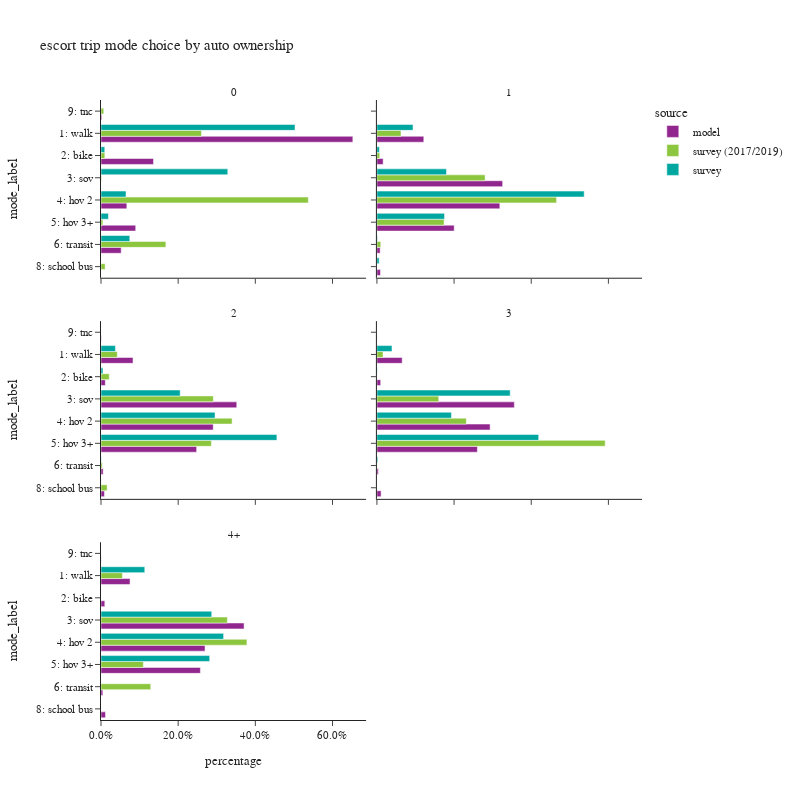

Notebook cell for this chart:
### Code cell
plot_mode_choice(es_trip.loc[es_trip['auto_ownership_4+']!="-1"],
                 "auto_ownership_4+",
                 {"auto_ownership_4+":["0","1","2","3","4+"],
                  "mode_label":["1: walk","2: bike","3: sov","4: hov 2","5: hov 3+","6: transit",
                                   "8: school bus","9: other–survey only"]},
                 "auto ownership",2,800)

### Figure 1 — Plotly figure (JSON) as saved in the notebook; plotly's stock layout.template omitted (floating-point values rounded to 4 significant figures)
{"data": [{"alignmentgroup": "True", "customdata": [[312], [65], [32], [43], [25], [1]], "hovertemplate": "source=model<br>auto_ownership_4+=0<br>percentage=%{x}<br>mode_label=%{y}<br>sample count=%{customdata[0]}<extra></extra>", "legendgroup": "model", "marker": {"color": "#91268F", "pattern": {"shape": ""}}, "name": "model", "offsetgroup": "model", "orientation": "h", "showlegend": true, "textposition": "auto", "type": "bar", "x": [0.6527, 0.136, 0.06695, 0.08996, 0.0523, 0.002092], "xaxis": "x5", "y": ["1: walk", "2: bike", "4: hov 2", "5: hov 3+", "6: transit", "9: tnc"], "yaxis": "y5"}, {"alignmentgroup": "True", "customdata": [[421], [56], [1129], [1104], [694], [29], [32]], "hovertemplate": "source=model<br>auto_ownership_4+=1<br>percentage=%{x}<br>mode_label=%{y}<br>sample count=%{customdata[0]}<extra></extra>", "legendgroup": "model", "marker": {"color": "#91268F", "pattern": {"shape": ""}}, "name": "model", "offsetgroup": "model", "orientation": "h", "showlegend": false, "textposition": "auto", "type": "bar", "x": [0.1215, 0.01616, 0.3258, 0.3186, 0.2003, 0.008369, 0.009235], "xaxis": "x6", "y": ["1: walk", "2: bike", "3: sov", "4: hov 2", "5: hov 3+", "6: transit", "8: school bus"], "yaxis": "y6"}, {"alignmentgroup": "True", "customdata": [[697], [94], [2954], [2442], [2081], [47], [75], [6]], "hovertemplate": "source=model<br>auto_ownership_4+=2<br>percentage=%{x}<br>mode_label=%{y}<br>sample count=%{customdata[0]}<extra></extra>", "legendgroup": "model", "marker": {"color": "#91268F", "pattern": {"shape": ""}}, "name": "model", "offsetgroup": "model", "orientation": "h", "showlegend": false, "textposition": "auto", "type": "bar", "x": [0.08302, 0.0112, 0.3518, 0.2909, 0.2479, 0.005598, 0.008933, 0.0007146], "xaxis": "x3", "y": ["1: walk", "2: bike", "3: sov", "4: hov 2", "5: hov 3+", "6: transit", "8: school bus", "9: tnc"], "yaxis": "y3"}, {"alignmentgroup": "True", "customdata": [[296], [44], [1610], [1326], [1177], [16], [49], [2]], "hovertemplate": "source=model<br>auto_ownership_4+=3<br>percentage=%{x}<br>mode_label=%{y}<br>sample count=%{customdata[0]}<extra></extra>", "legendgroup": "model", "marker": {"color": "#91268F", "pattern": {"shape": ""}}, "name": "model", "offsetgroup": "model", "orientation": "h", "showlegend": false, "textposition": "auto", "type": "bar", "x": [0.06549, 0.009735, 0.3562, 0.2934, 0.2604, 0.00354, 0.01084, 0.0004425], "xaxis": "x4", "y": ["1: walk", "2: bike", "3: sov", "4: hov 2", "5: hov 3+", "6: transit", "8: school bus", "9: tnc"], "yaxis": "y4"}, {"alignmentgroup": "True", "customdata": [[206], [27], [1015], [738], [705], [13], [32], [1]], "hovertemplate": "source=model<br>auto_ownership_4+=4+<br>percentage=%{x}<br>mode_label=%{y}<br>sample count=%{customdata[0]}<extra></extra>", "legendgroup": "model", "marker": {"color": "#91268F", "pattern": {"shape": ""}}, "name": "model", "offsetgroup": "model", "orientation": "h", "showlegend": false, "textposition": "auto", "type": "bar", "x": [0.07526, 0.009865, 0.3708, 0.2696, 0.2576, 0.00475, 0.01169, 0.0003654], "xaxis": "x", "y": ["1: walk", "2: bike", "3: sov", "4: hov 2", "5: hov 3+", "6: transit", "8: school bus", "9: tnc"], "yaxis": "y"}, {"alignmentgroup": "True", "customdata": [[22], [3], [1], [3], [5], [16], [1], [2]], "hovertemplate": "source=survey (2017/2019)<br>auto_ownership_4+=0<br>percentage=%{x}<br>mode_label=%{y}<br>sample count=%{customdata[0]}<extra></extra>", "legendgroup": "survey (2017/2019)", "marker": {"color": "#8CC63E", "pattern": {"shape": ""}}, "name": "survey (2017/2019)", "offsetgroup": "survey (2017/2019)", "orientation": "h", "showlegend": true, "textposition": "auto", "type": "bar", "x": [0.2604, 0.009934, 0.001527, 0.5373, 0.004872, 0.1681, 0.0107, 0.007122], "xaxis": "x5", "y": ["1: walk", "2: bike", "3: sov", "4: hov 2", "5: hov 3+", "6: transit", "8: school bus", "9: tnc"], "yaxis": "y5"}, {"alignmentgroup": "True", "customdata": [[76], [11], [208], [308], [156], [16], [2]], "hovertemplate": "source=survey (2017/2019)<br>auto_ownership_4+=1<br>percentage=%{x}<br>mode_label=%{y}<br>sample count=%{customdata[0]}<extra></extra>", "legendgroup": "survey (2017/2019)", "marker": {"color": "#8CC63E", "pattern": {"shape": ""}}, "name": "survey (2017/2019)", "offsetgroup": "survey (2017/2019)", "orientation": "h", "showlegend": false, "textposition": "auto", "type": "bar", "x": [0.06238, 0.007341, 0.2805, 0.4657, 0.1741, 0.009974, 7.318e-05], "xaxis": "x6", "y": ["1: walk", "2: bike", "3: sov", "4: hov 2", "5: hov 3+", "6: transit", "9: tnc"], "yaxis": "y6"}, {"alignmentgroup": "True", "customdata": [[71], [16], [272], [410], [316], [17], [3]], "hovertemplate": "source=survey (2017/2019)<br>auto_ownership_4+=2<br>percentage=%{x}<br>mode_label=%{y}<br>sample count=%{customdata[0]}<extra></extra>", "legendgroup": "survey (2017/2019)", "marker": {"color": "#8CC63E", "pattern": {"shape": ""}}, "name": "survey (2017/2019)", "offsetgroup": "survey (2017/2019)", "orientation": "h", "showlegend": false, "textposition": "auto", "type": "bar", "x": [0.04227, 0.02136, 0.2911, 0.3398, 0.2862, 0.003332, 0.01594], "xaxis": "x3", "y": ["1: walk", "2: bike", "3: sov", "4: hov 2", "5: hov 3+", "6: transit", "8: school bus"], "yaxis": "y3"}, {"alignmentgroup": "True", "customdata": [[5], [65], [87], [90], [2]], "hovertemplate": "source=survey (2017/2019)<br>auto_ownership_4+=3<br>percentage=%{x}<br>mode_label=%{y}<br>sample count=%{customdata[0]}<extra></extra>", "legendgroup": "survey (2017/2019)", "marker": {"color": "#8CC63E", "pattern": {"shape": ""}}, "name": "survey (2017/2019)", "offsetgroup": "survey (2017/2019)", "orientation": "h", "showlegend": false, "textposition": "auto", "type": "bar", "x": [0.01585, 0.1603, 0.2318, 0.5916, 0.0004553], "xaxis": "x4", "y": ["1: walk", "3: sov", "4: hov 2", "5: hov 3+", "6: transit"], "yaxis": "y4"}, {"alignmentgroup": "True", "customdata": [[2], [21], [34], [12], [1]], "hovertemplate": "source=survey (2017/2019)<br>auto_ownership_4+=4+<br>percentage=%{x}<br>mode_label=%{y}<br>sample count=%{customdata[0]}<extra></extra>", "legendgroup": "survey (2017/2019)", "marker": {"color": "#8CC63E", "pattern": {"shape": ""}}, "name": "survey (2017/2019)", "offsetgroup": "survey (2017/2019)", "orientation": "h", "showlegend": false, "textposition": "auto", "type": "bar", "x": [0.05561, 0.3275, 0.3782, 0.1098, 0.1289], "xaxis": "x", "y": ["1: walk", "3: sov", "4: hov 2", "5: hov 3+", "6: transit"], "yaxis": "y"}, {"alignmentgroup": "True", "customdata": [[15], [1], [2], [2], [1], [1]], "hovertemplate": "source=survey<br>auto_ownership_4+=0<br>percentage=%{x}<br>mode_label=%{y}<br>sample count=%{customdata[0]}<extra></extra>", "legendgroup": "survey", "marker": {"color": "#00A7A0", "pattern": {"shape": ""}}, "name": "survey", "offsetgroup": "survey", "orientation": "h", "showlegend": true, "textposition": "auto", "type": "bar", "x": [0.5028, 0.009732, 0.3286, 0.06483, 0.0193, 0.07466], "xaxis": "x5", "y": ["1: walk", "2: bike", "3: sov", "4: hov 2", "5: hov 3+", "6: transit"], "yaxis": "y5"}, {"alignmentgroup": "True", "customdata": [[82], [23], [144], [186], [125], [4], [3]], "hovertemplate": "source=survey<br>auto_ownership_4+=1<br>percentage=%{x}<br>mode_label=%{y}<br>sample count=%{customdata[0]}<extra></extra>", "legendgroup": "survey", "marker": {"color": "#00A7A0", "pattern": {"shape": ""}}, "name": "survey", "offsetgroup": "survey", "orientation": "h", "showlegend": false, "textposition": "auto", "type": "bar", "x": [0.09362, 0.006446, 0.1803, 0.5372, 0.1753, 0.00138, 0.005804], "xaxis": "x6", "y": ["1: walk", "2: bike", "3: sov", "4: hov 2", "5: hov 3+", "6: transit", "8: school bus"], "yaxis": "y6"}, {"alignmentgroup": "True", "customdata": [[45], [7], [179], [288], [268], [2], [1]], "hovertemplate": "source=survey<br>auto_ownership_4+=2<br>percentage=%{x}<br>mode_label=%{y}<br>sample count=%{customdata[0]}<extra></extra>", "legendgroup": "survey", "marker": {"color": "#00A7A0", "pattern": {"shape": ""}}, "name": "survey", "offsetgroup": "survey", "orientation": "h", "showlegend": false, "textposition": "auto", "type": "bar", "x": [0.03742, 0.00511, 0.2052, 0.2956, 0.4559, 0.0006449, 0.0001903], "xaxis": "x3", "y": ["1: walk", "2: bike", "3: sov", "4: hov 2", "5: hov 3+", "6: transit", "8: school bus"], "yaxis": "y3"}, {"alignmentgroup": "True", "customdata": [[5], [1], [57], [50], [50], [1]], "hovertemplate": "source=survey<br>auto_ownership_4+=3<br>percentage=%{x}<br>mode_label=%{y}<br>sample count=%{customdata[0]}<extra></extra>", "legendgroup": "survey", "marker": {"color": "#00A7A0", "pattern": {"shape": ""}}, "name": "survey", "offsetgroup": "survey", "orientation": "h", "showlegend": false, "textposition": "auto", "type": "bar", "x": [0.0391, 0.0007388, 0.3454, 0.1932, 0.4193, 0.002306], "xaxis": "x4", "y": ["1: walk", "2: bike", "3: sov", "4: hov 2", "5: hov 3+", "6: transit"], "yaxis": "y4"}, {"alignmentgroup": "True", "customdata": [[4], [22], [19], [16]], "hovertemplate": "source=survey<br>auto_ownership_4+=4+<br>percentage=%{x}<br>mode_label=%{y}<br>sample count=%{customdata[0]}<extra></extra>", "legendgroup": "survey", "marker": {"color": "#00A7A0", "pattern": {"shape": ""}}, "name": "survey", "offsetgroup": "survey", "orientation": "h", "showlegend": false, "textposition": "auto", "type": "bar", "x": [0.1134, 0.287, 0.3178, 0.2817], "xaxis": "x", "y": ["1: walk", "3: sov", "4: hov 2", "5: hov 3+"], "yaxis": "y"}], "layout": {"annotations": [{"font": {}, "showarrow": false, "text": "4+", "x": 0.245, "xanchor": "center", "xref": "paper", "y": 0.2867, "yanchor": "bottom", "yref": "paper"}, {"font": {}, "showarrow": false, "text": "2", "x": 0.245, "xanchor": "center", "xref": "paper", "y": 0.6433, "yanchor": "bottom", "yref": "paper"}, {"font": {}, "showarrow": false, "text": "3", "x": 0.755, "xanchor": "center", "xref": "paper", "y": 0.6433, "yanchor": "bottom", "yref": "paper"}, {"font": {}, "showarrow": false, "text": "0", "x": 0.245, "xanchor": "center", "xref": "paper", "y": 1.0, "yanchor": "bottom", "yref": "paper"}, {"font": {}, "showarrow": false, "text": "1", "x": 0.755, "xanchor": "center", "xref": "paper", "y": 1.0, "yanchor": "bottom", "yref": "paper"}], "barmode": "group", "height": 800, "legend": {"title": {"text": "source"}, "tracegroupgap": 0}, "title": {"text": "escort trip mode choice by auto ownership"}, "width": 800, "xaxis": {"anchor": "y", "domain": [0.0, 0.49], "tickformat": ".1%", "title": {"text": "percentage"}}, "xaxis2": {"anchor": "y2", "domain": [0.51, 1.0], "matches": "x", "tickformat": ".1%", "title": {"text": "percentage"}}, "xaxis3": {"anchor": "y3", "domain": [0.0, 0.49], "matches": "x", "showticklabels": false, "tickformat": ".1%"}, "xaxis4": {"anchor": "y4", "domain": [0.51, 1.0], "matches": "x", "showticklabels": false, "tickformat": ".1%"}, "xaxis5": {"anchor": "y5", "domain": [0.0, 0.49], "matches": "x", "showticklabels": false, "tickformat": ".1%"}, "xaxis6": {"anchor": "y6", "domain": [0.51, 1.0], "matches": "x", "showticklabels": false, "tickformat": ".1%"}, "yaxis": {"anchor": "x", "categoryarray": ["9: other–survey only", "8: school bus", "6: transit", "5: hov 3+", "4: hov 2", "3: sov", "2: bike", "1: walk"], "categoryorder": "array", "domain": [0.0, 0.2867], "title": {"text": "mode_label"}}, "yaxis2": {"anchor": "x2", "domain": [0.0, 0.2867], "matches": "y", "showticklabels": false}, "yaxis3": {"anchor": "x3", "categoryarray": ["9: other–survey only", "8: school bus", "6: transit", "5: hov 3+", "4: hov 2", "3: sov", "2: bike", "1: walk"], "categoryorder": "array", "domain": [0.3567, 0.6433], "matches": "y", "title": {"text": "mode_label"}}, "yaxis4": {"anchor": "x4", "domain": [0.3567, 0.6433], "matches": "y", "showticklabels": false}, "yaxis5": {"anchor": "x5", "categoryarray": ["9: other–survey only", "8: school bus", "6: transit", "5: hov 3+", "4: hov 2", "3: sov", "2: bike", "1: walk"], "categoryorder": "array", "domain": [0.7133, 1.0], "matches": "y", "title": {"text": "mode_label"}}, "yaxis6": {"anchor": "x6", "domain": [0.7133, 1.0], "matches": "y", "showticklabels": false}}}
